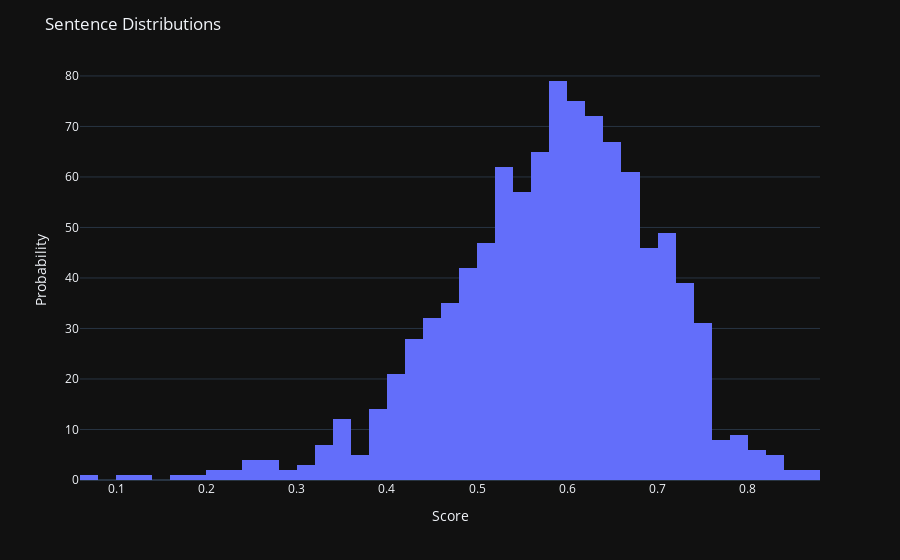

Here is the notebook cell this chart was saved with:
### Code cell
fig = px.histogram(df_fast, x="cosine_similarity")
fig.update_layout(
    title='Sentence Distributions',
    xaxis_title='Score',
    yaxis_title='Probability',
    template='plotly_dark'
)

### Figure 1 — Plotly figure (JSON) as saved in the notebook; plotly's stock layout.template omitted (floating-point values rounded to 4 significant figures; data arrays with more than 128 entries replaced by an {"elided": "..."} marker saying what was removed)
{"data": [{"bingroup": "x", "hovertemplate": "cosine_similarity=%{x}<br>count=%{y}<extra></extra>", "legendgroup": "", "marker": {"color": "#636efa", "pattern": {"shape": ""}}, "name": "", "orientation": "v", "showlegend": false, "type": "histogram", "x": {"elided": "1000 float values"}, "xaxis": "x", "yaxis": "y"}], "layout": {"barmode": "relative", "legend": {"tracegroupgap": 0}, "margin": {"t": 60}, "title": {"text": "Sentence Distributions"}, "xaxis": {"anchor": "y", "domain": [0, 1], "title": {"text": "Score"}}, "yaxis": {"anchor": "x", "domain": [0, 1], "title": {"text": "Probability"}}}}
